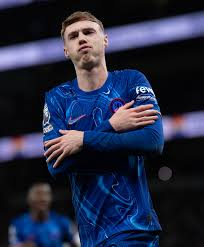
#> input picture Pertemuan 11/Deteksi Tepi dan Pengolahan Fitur Tekstur dalam Citra Digital/cp10.jpeg, 204 x 247 px
$ python Deteksi-Tepi-With-Sobel.py   (older library calls are emulated)
#> lines starting #> are read from the running program, lines starting #| are printed output that depends on the picture; after the words box and inside, x2 and y2 are one past the last pixel; in counts of white or black regions, pixels touching at a corner belong together
import cv2
import numpy as np

# Baca citra grayscale
image = cv2.imread('cp10.jpeg', cv2.IMREAD_GRAYSCALE)
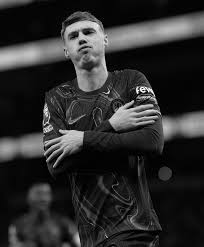
#> image: shape (247, 204); min 0, max 255, mean 43.9

# Deteksi tepi menggunakan Sobel
sobelx = cv2.Sobel(image, cv2.CV_64F, 1, 0, ksize=5) # Sobel X
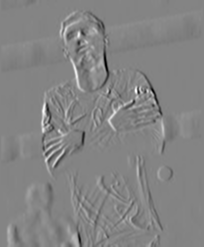
#> sobelx: shape (247, 204) float64; min -9588, max 8919, mean -3.6; drawn with min black and max white
sobely = cv2.Sobel(image, cv2.CV_64F, 0, 1, ksize=5) # Sobel Y
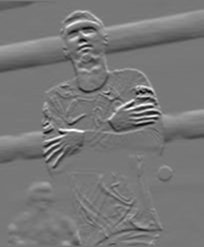
#> sobely: shape (247, 204) float64; min -7686, max 8665, mean 8.1; drawn with min black and max white

# Tampilkan hasil
cv2.imshow('Sobel X', sobelx)
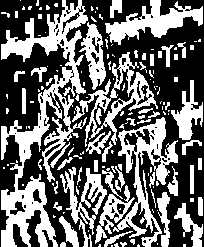
#> window 'Sobel X': shape (247, 204); 41.5% white; 153 white regions (93 under 20 px), largest, box (x1, y1, x2, y2) and area: (1, 0, 88, 247) 6866, (113, 117, 178, 247) 2510, (105, 0, 203, 45) 1795
cv2.imshow('Sobel Y', sobely)
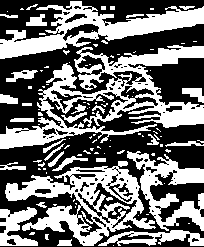
#> window 'Sobel Y': shape (247, 204); 44.3% white; 108 white regions (76 under 20 px), largest, box (x1, y1, x2, y2) and area: (0, 45, 204, 149) 6916, (5, 161, 156, 246) 4786, (0, 1, 204, 59) 4152
cv2.waitKey(0)
cv2.destroyAllWindows()
